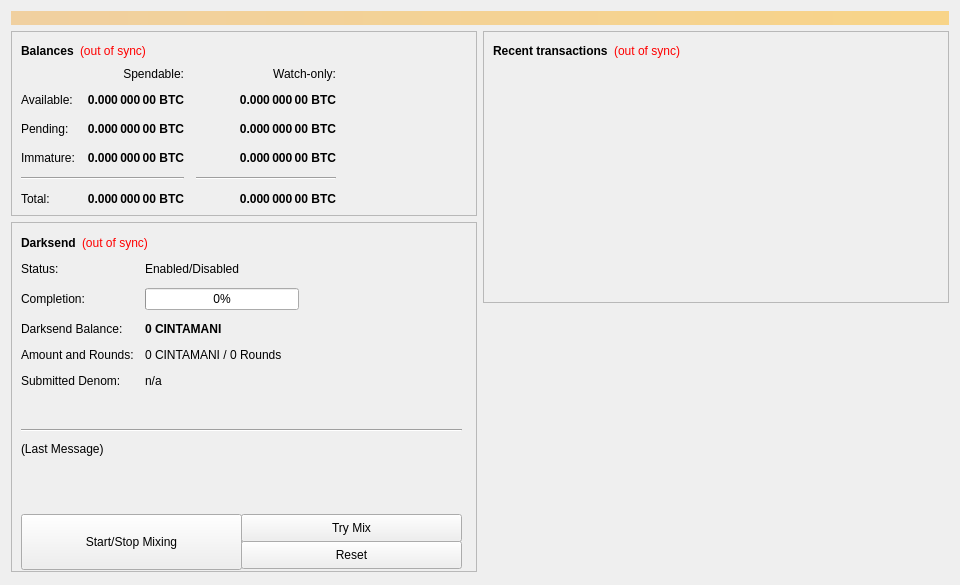
<?xml version="1.0" encoding="UTF-8"?>
<ui version="4.0">
 <class>OverviewPage</class>
 <widget class="QWidget" name="OverviewPage">
  <property name="geometry">
   <rect>
    <x>0</x>
    <y>0</y>
    <width>960</width>
    <height>585</height>
   </rect>
  </property>
  <property name="minimumSize">
   <size>
    <width>960</width>
    <height>0</height>
   </size>
  </property>
  <property name="windowTitle">
   <string>Form</string>
  </property>
  <layout class="QVBoxLayout" name="topLayout">
   <item>
    <widget class="QLabel" name="labelAlerts">
     <property name="visible">
      <bool>false</bool>
     </property>
     <property name="styleSheet">
      <string notr="true">background-color: qlineargradient(x1: 0, y1: 0, x2: 1, y2: 0, stop:0 #F0D0A0, stop:1 #F8D488); color:#000000;</string>
     </property>
     <property name="wordWrap">
      <bool>true</bool>
     </property>
     <property name="margin">
      <number>3</number>
     </property>
    </widget>
   </item>
   <item>
    <layout class="QHBoxLayout" name="horizontalLayout" stretch="1,1">
     <item>
      <layout class="QVBoxLayout" name="verticalLayout_2">
       <item>
        <widget class="QFrame" name="frame">
         <property name="frameShape">
          <enum>QFrame::StyledPanel</enum>
         </property>
         <property name="frameShadow">
          <enum>QFrame::Raised</enum>
         </property>
         <layout class="QVBoxLayout" name="verticalLayout_4">
          <item>
           <layout class="QHBoxLayout" name="horizontalLayout_4">
            <item>
             <widget class="QLabel" name="label_5">
              <property name="font">
               <font>
                <weight>75</weight>
                <bold>true</bold>
               </font>
              </property>
              <property name="text">
               <string>Balances</string>
              </property>
             </widget>
            </item>
            <item>
             <widget class="QLabel" name="labelWalletStatus">
              <property name="cursor">
               <cursorShape>WhatsThisCursor</cursorShape>
              </property>
              <property name="toolTip">
               <string>The displayed information may be out of date. Your wallet automatically synchronizes with the Cintamani network after a connection is established, but this process has not completed yet.</string>
              </property>
              <property name="styleSheet">
               <string notr="true">QLabel { color: red; }</string>
              </property>
              <property name="text">
               <string notr="true">(out of sync)</string>
              </property>
              <property name="alignment">
               <set>Qt::AlignLeading|Qt::AlignLeft|Qt::AlignVCenter</set>
              </property>
             </widget>
            </item>
            <item>
             <spacer name="horizontalSpacer_3">
              <property name="orientation">
               <enum>Qt::Horizontal</enum>
              </property>
              <property name="sizeHint" stdset="0">
               <size>
                <width>40</width>
                <height>20</height>
               </size>
              </property>
             </spacer>
            </item>
           </layout>
          </item>
          <item>
           <layout class="QGridLayout" name="gridLayout">
            <property name="spacing">
             <number>12</number>
            </property>
            <item row="2" column="2">
             <widget class="QLabel" name="labelWatchPending">
              <property name="font">
               <font>
                <weight>75</weight>
                <bold>true</bold>
               </font>
              </property>
              <property name="cursor">
               <cursorShape>IBeamCursor</cursorShape>
              </property>
              <property name="toolTip">
               <string>Unconfirmed transactions to watch-only addresses</string>
              </property>
              <property name="text">
               <string notr="true">0.000 000 00 BTC</string>
              </property>
              <property name="alignment">
               <set>Qt::AlignRight|Qt::AlignTrailing|Qt::AlignVCenter</set>
              </property>
              <property name="textInteractionFlags">
               <set>Qt::LinksAccessibleByMouse|Qt::TextSelectableByKeyboard|Qt::TextSelectableByMouse</set>
              </property>
             </widget>
            </item>
            <item row="2" column="1">
             <widget class="QLabel" name="labelUnconfirmed">
              <property name="font">
               <font>
                <weight>75</weight>
                <bold>true</bold>
               </font>
              </property>
              <property name="cursor">
               <cursorShape>IBeamCursor</cursorShape>
              </property>
              <property name="toolTip">
               <string>Total of transactions that have yet to be confirmed, and do not yet count toward the spendable balance</string>
              </property>
              <property name="text">
               <string notr="true">0.000 000 00 BTC</string>
              </property>
              <property name="alignment">
               <set>Qt::AlignRight|Qt::AlignTrailing|Qt::AlignVCenter</set>
              </property>
              <property name="textInteractionFlags">
               <set>Qt::LinksAccessibleByMouse|Qt::TextSelectableByKeyboard|Qt::TextSelectableByMouse</set>
              </property>
             </widget>
            </item>
            <item row="3" column="2">
             <widget class="QLabel" name="labelWatchImmature">
              <property name="font">
               <font>
                <weight>75</weight>
                <bold>true</bold>
               </font>
              </property>
              <property name="cursor">
               <cursorShape>IBeamCursor</cursorShape>
              </property>
              <property name="toolTip">
               <string>Mined balance in watch-only addresses that has not yet matured</string>
              </property>
              <property name="text">
               <string notr="true">0.000 000 00 BTC</string>
              </property>
              <property name="alignment">
               <set>Qt::AlignRight|Qt::AlignTrailing|Qt::AlignVCenter</set>
              </property>
              <property name="textInteractionFlags">
               <set>Qt::LinksAccessibleByMouse|Qt::TextSelectableByKeyboard|Qt::TextSelectableByMouse</set>
              </property>
             </widget>
            </item>
            <item row="4" column="0" colspan="2">
             <widget class="Line" name="lineSpendableBalance">
              <property name="orientation">
               <enum>Qt::Horizontal</enum>
              </property>
             </widget>
            </item>
            <item row="4" column="2">
             <widget class="Line" name="lineWatchBalance">
              <property name="sizePolicy">
               <sizepolicy hsizetype="Preferred" vsizetype="Fixed">
                <horstretch>0</horstretch>
                <verstretch>0</verstretch>
               </sizepolicy>
              </property>
              <property name="minimumSize">
               <size>
                <width>140</width>
                <height>0</height>
               </size>
              </property>
              <property name="orientation">
               <enum>Qt::Horizontal</enum>
              </property>
             </widget>
            </item>
            <item row="5" column="0">
             <widget class="QLabel" name="labelTotalText">
              <property name="text">
               <string>Total:</string>
              </property>
             </widget>
            </item>
            <item row="3" column="1">
             <widget class="QLabel" name="labelImmature">
              <property name="font">
               <font>
                <weight>75</weight>
                <bold>true</bold>
               </font>
              </property>
              <property name="cursor">
               <cursorShape>IBeamCursor</cursorShape>
              </property>
              <property name="toolTip">
               <string>Mined balance that has not yet matured</string>
              </property>
              <property name="text">
               <string notr="true">0.000 000 00 BTC</string>
              </property>
              <property name="alignment">
               <set>Qt::AlignRight|Qt::AlignTrailing|Qt::AlignVCenter</set>
              </property>
              <property name="textInteractionFlags">
               <set>Qt::LinksAccessibleByMouse|Qt::TextSelectableByKeyboard|Qt::TextSelectableByMouse</set>
              </property>
             </widget>
            </item>
            <item row="2" column="3">
             <spacer name="horizontalSpacer_2">
              <property name="orientation">
               <enum>Qt::Horizontal</enum>
              </property>
              <property name="sizeHint" stdset="0">
               <size>
                <width>40</width>
                <height>20</height>
               </size>
              </property>
             </spacer>
            </item>
            <item row="3" column="0">
             <widget class="QLabel" name="labelImmatureText">
              <property name="text">
               <string>Immature:</string>
              </property>
             </widget>
            </item>
            <item row="5" column="1">
             <widget class="QLabel" name="labelTotal">
              <property name="font">
               <font>
                <weight>75</weight>
                <bold>true</bold>
               </font>
              </property>
              <property name="cursor">
               <cursorShape>IBeamCursor</cursorShape>
              </property>
              <property name="toolTip">
               <string>Your current total balance</string>
              </property>
              <property name="text">
               <string notr="true">0.000 000 00 BTC</string>
              </property>
              <property name="alignment">
               <set>Qt::AlignRight|Qt::AlignTrailing|Qt::AlignVCenter</set>
              </property>
              <property name="textInteractionFlags">
               <set>Qt::LinksAccessibleByMouse|Qt::TextSelectableByKeyboard|Qt::TextSelectableByMouse</set>
              </property>
             </widget>
            </item>
            <item row="5" column="2">
             <widget class="QLabel" name="labelWatchTotal">
              <property name="font">
               <font>
                <weight>75</weight>
                <bold>true</bold>
               </font>
              </property>
              <property name="cursor">
               <cursorShape>IBeamCursor</cursorShape>
              </property>
              <property name="toolTip">
               <string>Current total balance in watch-only addresses</string>
              </property>
              <property name="text">
               <string notr="true">0.000 000 00 BTC</string>
              </property>
              <property name="alignment">
               <set>Qt::AlignRight|Qt::AlignTrailing|Qt::AlignVCenter</set>
              </property>
              <property name="textInteractionFlags">
               <set>Qt::LinksAccessibleByMouse|Qt::TextSelectableByKeyboard|Qt::TextSelectableByMouse</set>
              </property>
             </widget>
            </item>
            <item row="0" column="2">
             <widget class="QLabel" name="labelWatchonly">
              <property name="text">
               <string>Watch-only:</string>
              </property>
              <property name="alignment">
               <set>Qt::AlignRight|Qt::AlignTrailing|Qt::AlignVCenter</set>
              </property>
             </widget>
            </item>
            <item row="1" column="0">
             <widget class="QLabel" name="labelBalanceText">
              <property name="text">
               <string>Available:</string>
              </property>
             </widget>
            </item>
            <item row="1" column="1">
             <widget class="QLabel" name="labelBalance">
              <property name="font">
               <font>
                <weight>75</weight>
                <bold>true</bold>
               </font>
              </property>
              <property name="cursor">
               <cursorShape>IBeamCursor</cursorShape>
              </property>
              <property name="toolTip">
               <string>Your current spendable balance</string>
              </property>
              <property name="text">
               <string notr="true">0.000 000 00 BTC</string>
              </property>
              <property name="alignment">
               <set>Qt::AlignRight|Qt::AlignTrailing|Qt::AlignVCenter</set>
              </property>
              <property name="textInteractionFlags">
               <set>Qt::LinksAccessibleByMouse|Qt::TextSelectableByKeyboard|Qt::TextSelectableByMouse</set>
              </property>
             </widget>
            </item>
            <item row="1" column="2">
             <widget class="QLabel" name="labelWatchAvailable">
              <property name="font">
               <font>
                <weight>75</weight>
                <bold>true</bold>
               </font>
              </property>
              <property name="cursor">
               <cursorShape>IBeamCursor</cursorShape>
              </property>
              <property name="toolTip">
               <string>Your current balance in watch-only addresses</string>
              </property>
              <property name="text">
               <string notr="true">0.000 000 00 BTC</string>
              </property>
              <property name="alignment">
               <set>Qt::AlignRight|Qt::AlignTrailing|Qt::AlignVCenter</set>
              </property>
              <property name="textInteractionFlags">
               <set>Qt::LinksAccessibleByMouse|Qt::TextSelectableByKeyboard|Qt::TextSelectableByMouse</set>
              </property>
             </widget>
            </item>
            <item row="2" column="0">
             <widget class="QLabel" name="labelPendingText">
              <property name="text">
               <string>Pending:</string>
              </property>
             </widget>
            </item>
            <item row="0" column="1">
             <widget class="QLabel" name="labelSpendable">
              <property name="text">
               <string>Spendable:</string>
              </property>
              <property name="alignment">
               <set>Qt::AlignRight|Qt::AlignTrailing|Qt::AlignVCenter</set>
              </property>
             </widget>
            </item>
           </layout>
          </item>
         </layout>
        </widget>
       </item>
       <item>
        <widget class="QFrame" name="frameDarksend">
         <property name="minimumSize">
          <size>
           <width>0</width>
           <height>350</height>
          </size>
         </property>
         <property name="layoutDirection">
          <enum>Qt::LeftToRight</enum>
         </property>
         <property name="frameShape">
          <enum>QFrame::StyledPanel</enum>
         </property>
         <property name="frameShadow">
          <enum>QFrame::Raised</enum>
         </property>
         <widget class="QWidget" name="formLayoutWidget">
          <property name="geometry">
           <rect>
            <x>10</x>
            <y>40</y>
            <width>451</width>
            <height>161</height>
           </rect>
          </property>
          <layout class="QFormLayout" name="formLayout">
           <property name="fieldGrowthPolicy">
            <enum>QFormLayout::AllNonFixedFieldsGrow</enum>
           </property>
           <property name="horizontalSpacing">
            <number>11</number>
           </property>
           <property name="verticalSpacing">
            <number>12</number>
           </property>
           <item row="0" column="0">
            <widget class="QLabel" name="label_6">
             <property name="text">
              <string>Status:</string>
             </property>
            </widget>
           </item>
           <item row="1" column="0">
            <widget class="QLabel" name="label_7">
             <property name="text">
              <string>Completion:</string>
             </property>
            </widget>
           </item>
           <item row="1" column="1">
            <widget class="QProgressBar" name="darksendProgress">
             <property name="maximumSize">
              <size>
               <width>154</width>
               <height>16777215</height>
              </size>
             </property>
             <property name="value">
              <number>0</number>
             </property>
            </widget>
           </item>
           <item row="2" column="0">
            <widget class="QLabel" name="labelAnonymizedText">
             <property name="text">
              <string>Darksend Balance:</string>
             </property>
            </widget>
           </item>
           <item row="2" column="1">
            <widget class="QLabel" name="labelAnonymized">
             <property name="font">
              <font>
               <weight>75</weight>
               <bold>true</bold>
              </font>
             </property>
             <property name="text">
              <string notr="true">0 CINTAMANI</string>
             </property>
            </widget>
           </item>
           <item row="3" column="0">
            <widget class="QLabel" name="label_8">
             <property name="text">
              <string>Amount and Rounds:</string>
             </property>
            </widget>
           </item>
           <item row="3" column="1">
            <widget class="QLabel" name="labelAmountRounds">
             <property name="text">
              <string>0 CINTAMANI / 0 Rounds</string>
             </property>
            </widget>
           </item>
           <item row="4" column="0">
            <widget class="QLabel" name="label_9">
             <property name="text">
              <string>Submitted Denom:</string>
             </property>
            </widget>
           </item>
           <item row="4" column="1">
            <widget class="QLabel" name="labelSubmittedDenom">
             <property name="toolTip">
              <string>The denominations you submitted to the Masternode.&lt;br&gt;To mix, other users must submit the exact same denominations.</string>
             </property>
             <property name="text">
              <string>n/a</string>
             </property>
            </widget>
           </item>
           <item row="0" column="1">
            <widget class="QLabel" name="darksendEnabled">
             <property name="text">
              <string>Enabled/Disabled</string>
             </property>
            </widget>
           </item>
          </layout>
         </widget>
         <widget class="QPushButton" name="runAutoDenom">
          <property name="geometry">
           <rect>
            <x>251</x>
            <y>17</y>
            <width>1</width>
            <height>1</height>
           </rect>
          </property>
          <property name="palette">
           <palette>
            <active>
             <colorrole role="WindowText">
              <brush brushstyle="SolidPattern">
               <color alpha="255">
                <red>0</red>
                <green>0</green>
                <blue>0</blue>
               </color>
              </brush>
             </colorrole>
             <colorrole role="Button">
              <brush brushstyle="SolidPattern">
               <color alpha="255">
                <red>239</red>
                <green>238</green>
                <blue>238</blue>
               </color>
              </brush>
             </colorrole>
             <colorrole role="Light">
              <brush brushstyle="SolidPattern">
               <color alpha="255">
                <red>255</red>
                <green>255</green>
                <blue>255</blue>
               </color>
              </brush>
             </colorrole>
             <colorrole role="Midlight">
              <brush brushstyle="SolidPattern">
               <color alpha="255">
                <red>247</red>
                <green>246</green>
                <blue>246</blue>
               </color>
              </brush>
             </colorrole>
             <colorrole role="Dark">
              <brush brushstyle="SolidPattern">
               <color alpha="255">
                <red>119</red>
                <green>119</green>
                <blue>119</blue>
               </color>
              </brush>
             </colorrole>
             <colorrole role="Mid">
              <brush brushstyle="SolidPattern">
               <color alpha="255">
                <red>159</red>
                <green>159</green>
                <blue>159</blue>
               </color>
              </brush>
             </colorrole>
             <colorrole role="Text">
              <brush brushstyle="SolidPattern">
               <color alpha="255">
                <red>0</red>
                <green>0</green>
                <blue>0</blue>
               </color>
              </brush>
             </colorrole>
             <colorrole role="BrightText">
              <brush brushstyle="SolidPattern">
               <color alpha="255">
                <red>255</red>
                <green>255</green>
                <blue>255</blue>
               </color>
              </brush>
             </colorrole>
             <colorrole role="ButtonText">
              <brush brushstyle="SolidPattern">
               <color alpha="255">
                <red>0</red>
                <green>0</green>
                <blue>0</blue>
               </color>
              </brush>
             </colorrole>
             <colorrole role="Base">
              <brush brushstyle="SolidPattern">
               <color alpha="255">
                <red>255</red>
                <green>255</green>
                <blue>255</blue>
               </color>
              </brush>
             </colorrole>
             <colorrole role="Window">
              <brush brushstyle="SolidPattern">
               <color alpha="255">
                <red>239</red>
                <green>238</green>
                <blue>238</blue>
               </color>
              </brush>
             </colorrole>
             <colorrole role="Shadow">
              <brush brushstyle="SolidPattern">
               <color alpha="255">
                <red>0</red>
                <green>0</green>
                <blue>0</blue>
               </color>
              </brush>
             </colorrole>
             <colorrole role="AlternateBase">
              <brush brushstyle="SolidPattern">
               <color alpha="255">
                <red>247</red>
                <green>246</green>
                <blue>246</blue>
               </color>
              </brush>
             </colorrole>
             <colorrole role="ToolTipBase">
              <brush brushstyle="SolidPattern">
               <color alpha="255">
                <red>255</red>
                <green>255</green>
                <blue>220</blue>
               </color>
              </brush>
             </colorrole>
             <colorrole role="ToolTipText">
              <brush brushstyle="SolidPattern">
               <color alpha="255">
                <red>0</red>
                <green>0</green>
                <blue>0</blue>
               </color>
              </brush>
             </colorrole>
            </active>
            <inactive>
             <colorrole role="WindowText">
              <brush brushstyle="SolidPattern">
               <color alpha="255">
                <red>0</red>
                <green>0</green>
                <blue>0</blue>
               </color>
              </brush>
             </colorrole>
             <colorrole role="Button">
              <brush brushstyle="SolidPattern">
               <color alpha="255">
                <red>239</red>
                <green>238</green>
                <blue>238</blue>
               </color>
              </brush>
             </colorrole>
             <colorrole role="Light">
              <brush brushstyle="SolidPattern">
               <color alpha="255">
                <red>255</red>
                <green>255</green>
                <blue>255</blue>
               </color>
              </brush>
             </colorrole>
             <colorrole role="Midlight">
              <brush brushstyle="SolidPattern">
               <color alpha="255">
                <red>247</red>
                <green>246</green>
                <blue>246</blue>
               </color>
              </brush>
             </colorrole>
             <colorrole role="Dark">
              <brush brushstyle="SolidPattern">
               <color alpha="255">
                <red>119</red>
                <green>119</green>
                <blue>119</blue>
               </color>
              </brush>
             </colorrole>
             <colorrole role="Mid">
              <brush brushstyle="SolidPattern">
               <color alpha="255">
                <red>159</red>
                <green>159</green>
                <blue>159</blue>
               </color>
              </brush>
             </colorrole>
             <colorrole role="Text">
              <brush brushstyle="SolidPattern">
               <color alpha="255">
                <red>0</red>
                <green>0</green>
                <blue>0</blue>
               </color>
              </brush>
             </colorrole>
             <colorrole role="BrightText">
              <brush brushstyle="SolidPattern">
               <color alpha="255">
                <red>255</red>
                <green>255</green>
                <blue>255</blue>
               </color>
              </brush>
             </colorrole>
             <colorrole role="ButtonText">
              <brush brushstyle="SolidPattern">
               <color alpha="255">
                <red>0</red>
                <green>0</green>
                <blue>0</blue>
               </color>
              </brush>
             </colorrole>
             <colorrole role="Base">
              <brush brushstyle="SolidPattern">
               <color alpha="255">
                <red>255</red>
                <green>255</green>
                <blue>255</blue>
               </color>
              </brush>
             </colorrole>
             <colorrole role="Window">
              <brush brushstyle="SolidPattern">
               <color alpha="255">
                <red>239</red>
                <green>238</green>
                <blue>238</blue>
               </color>
              </brush>
             </colorrole>
             <colorrole role="Shadow">
              <brush brushstyle="SolidPattern">
               <color alpha="255">
                <red>0</red>
                <green>0</green>
                <blue>0</blue>
               </color>
              </brush>
             </colorrole>
             <colorrole role="AlternateBase">
              <brush brushstyle="SolidPattern">
               <color alpha="255">
                <red>247</red>
                <green>246</green>
                <blue>246</blue>
               </color>
              </brush>
             </colorrole>
             <colorrole role="ToolTipBase">
              <brush brushstyle="SolidPattern">
               <color alpha="255">
                <red>255</red>
                <green>255</green>
                <blue>220</blue>
               </color>
              </brush>
             </colorrole>
             <colorrole role="ToolTipText">
              <brush brushstyle="SolidPattern">
               <color alpha="255">
                <red>0</red>
                <green>0</green>
                <blue>0</blue>
               </color>
              </brush>
             </colorrole>
            </inactive>
            <disabled>
             <colorrole role="WindowText">
              <brush brushstyle="SolidPattern">
               <color alpha="255">
                <red>119</red>
                <green>119</green>
                <blue>119</blue>
               </color>
              </brush>
             </colorrole>
             <colorrole role="Button">
              <brush brushstyle="SolidPattern">
               <color alpha="255">
                <red>239</red>
                <green>238</green>
                <blue>238</blue>
               </color>
              </brush>
             </colorrole>
             <colorrole role="Light">
              <brush brushstyle="SolidPattern">
               <color alpha="255">
                <red>255</red>
                <green>255</green>
                <blue>255</blue>
               </color>
              </brush>
             </colorrole>
             <colorrole role="Midlight">
              <brush brushstyle="SolidPattern">
               <color alpha="255">
                <red>247</red>
                <green>246</green>
                <blue>246</blue>
               </color>
              </brush>
             </colorrole>
             <colorrole role="Dark">
              <brush brushstyle="SolidPattern">
               <color alpha="255">
                <red>119</red>
                <green>119</green>
                <blue>119</blue>
               </color>
              </brush>
             </colorrole>
             <colorrole role="Mid">
              <brush brushstyle="SolidPattern">
               <color alpha="255">
                <red>159</red>
                <green>159</green>
                <blue>159</blue>
               </color>
              </brush>
             </colorrole>
             <colorrole role="Text">
              <brush brushstyle="SolidPattern">
               <color alpha="255">
                <red>119</red>
                <green>119</green>
                <blue>119</blue>
               </color>
              </brush>
             </colorrole>
             <colorrole role="BrightText">
              <brush brushstyle="SolidPattern">
               <color alpha="255">
                <red>255</red>
                <green>255</green>
                <blue>255</blue>
               </color>
              </brush>
             </colorrole>
             <colorrole role="ButtonText">
              <brush brushstyle="SolidPattern">
               <color alpha="255">
                <red>119</red>
                <green>119</green>
                <blue>119</blue>
               </color>
              </brush>
             </colorrole>
             <colorrole role="Base">
              <brush brushstyle="SolidPattern">
               <color alpha="255">
                <red>239</red>
                <green>238</green>
                <blue>238</blue>
               </color>
              </brush>
             </colorrole>
             <colorrole role="Window">
              <brush brushstyle="SolidPattern">
               <color alpha="255">
                <red>239</red>
                <green>238</green>
                <blue>238</blue>
               </color>
              </brush>
             </colorrole>
             <colorrole role="Shadow">
              <brush brushstyle="SolidPattern">
               <color alpha="255">
                <red>0</red>
                <green>0</green>
                <blue>0</blue>
               </color>
              </brush>
             </colorrole>
             <colorrole role="AlternateBase">
              <brush brushstyle="SolidPattern">
               <color alpha="255">
                <red>239</red>
                <green>238</green>
                <blue>238</blue>
               </color>
              </brush>
             </colorrole>
             <colorrole role="ToolTipBase">
              <brush brushstyle="SolidPattern">
               <color alpha="255">
                <red>255</red>
                <green>255</green>
                <blue>220</blue>
               </color>
              </brush>
             </colorrole>
             <colorrole role="ToolTipText">
              <brush brushstyle="SolidPattern">
               <color alpha="255">
                <red>0</red>
                <green>0</green>
                <blue>0</blue>
               </color>
              </brush>
             </colorrole>
            </disabled>
           </palette>
          </property>
          <property name="focusPolicy">
           <enum>Qt::NoFocus</enum>
          </property>
          <property name="autoFillBackground">
           <bool>true</bool>
          </property>
          <property name="text">
           <string/>
          </property>
          <property name="flat">
           <bool>true</bool>
          </property>
         </widget>
         <widget class="QPushButton" name="toggleDarksend">
          <property name="geometry">
           <rect>
            <x>10</x>
            <y>292</y>
            <width>221</width>
            <height>56</height>
           </rect>
          </property>
          <property name="sizePolicy">
           <sizepolicy hsizetype="MinimumExpanding" vsizetype="Fixed">
            <horstretch>0</horstretch>
            <verstretch>0</verstretch>
           </sizepolicy>
          </property>
          <property name="text">
           <string>Start/Stop Mixing</string>
          </property>
         </widget>
         <widget class="Line" name="lineLastMessage">
          <property name="geometry">
           <rect>
            <x>10</x>
            <y>200</y>
            <width>441</width>
            <height>16</height>
           </rect>
          </property>
          <property name="orientation">
           <enum>Qt::Horizontal</enum>
          </property>
         </widget>
         <widget class="QLabel" name="darksendStatus">
          <property name="geometry">
           <rect>
            <x>10</x>
            <y>220</y>
            <width>451</width>
            <height>61</height>
           </rect>
          </property>
          <property name="minimumSize">
           <size>
            <width>288</width>
            <height>43</height>
           </size>
          </property>
          <property name="text">
           <string>(Last Message)</string>
          </property>
          <property name="alignment">
           <set>Qt::AlignLeading|Qt::AlignLeft|Qt::AlignTop</set>
          </property>
          <property name="wordWrap">
           <bool>true</bool>
          </property>
         </widget>
         <widget class="QPushButton" name="darksendAuto">
          <property name="geometry">
           <rect>
            <x>230</x>
            <y>292</y>
            <width>221</width>
            <height>28</height>
           </rect>
          </property>
          <property name="sizePolicy">
           <sizepolicy hsizetype="MinimumExpanding" vsizetype="Fixed">
            <horstretch>0</horstretch>
            <verstretch>0</verstretch>
           </sizepolicy>
          </property>
          <property name="toolTip">
           <string>Try to manually submit a Darksend request.</string>
          </property>
          <property name="text">
           <string>Try Mix</string>
          </property>
         </widget>
         <widget class="QPushButton" name="darksendReset">
          <property name="geometry">
           <rect>
            <x>230</x>
            <y>319</y>
            <width>221</width>
            <height>28</height>
           </rect>
          </property>
          <property name="sizePolicy">
           <sizepolicy hsizetype="MinimumExpanding" vsizetype="Fixed">
            <horstretch>0</horstretch>
            <verstretch>0</verstretch>
           </sizepolicy>
          </property>
          <property name="toolTip">
           <string>Reset the current status of Darksend (can interrupt Darksend if it's in the process of Mixing, which can cost you money!)</string>
          </property>
          <property name="autoFillBackground">
           <bool>false</bool>
          </property>
          <property name="text">
           <string>Reset</string>
          </property>
         </widget>
         <widget class="QWidget" name="layoutWidget">
          <property name="geometry">
           <rect>
            <x>10</x>
            <y>10</y>
            <width>431</width>
            <height>22</height>
           </rect>
          </property>
          <layout class="QHBoxLayout" name="horizontalLayout_5">
           <item>
            <widget class="QLabel" name="label_2">
             <property name="font">
              <font>
               <weight>75</weight>
               <bold>true</bold>
              </font>
             </property>
             <property name="text">
              <string>Darksend</string>
             </property>
            </widget>
           </item>
           <item>
            <widget class="QLabel" name="labelDarksendSyncStatus">
             <property name="toolTip">
              <string>The displayed information may be out of date. Your wallet automatically synchronizes with the Cintamani network after a connection is established, but this process has not completed yet.</string>
             </property>
             <property name="styleSheet">
              <string notr="true">QLabel { color: red; }</string>
             </property>
             <property name="text">
              <string notr="true">(out of sync)</string>
             </property>
             <property name="alignment">
              <set>Qt::AlignLeading|Qt::AlignLeft|Qt::AlignVCenter</set>
             </property>
            </widget>
           </item>
           <item>
            <spacer name="horizontalSpacer_4">
             <property name="orientation">
              <enum>Qt::Horizontal</enum>
             </property>
             <property name="sizeHint" stdset="0">
              <size>
               <width>40</width>
               <height>20</height>
              </size>
             </property>
            </spacer>
           </item>
          </layout>
         </widget>
        </widget>
       </item>
       <item>
        <spacer name="verticalSpacer">
         <property name="orientation">
          <enum>Qt::Vertical</enum>
         </property>
         <property name="sizeHint" stdset="0">
          <size>
           <width>20</width>
           <height>40</height>
          </size>
         </property>
        </spacer>
       </item>
      </layout>
     </item>
     <item>
      <layout class="QVBoxLayout" name="verticalLayout_3">
       <item>
        <widget class="QFrame" name="frame_2">
         <property name="frameShape">
          <enum>QFrame::StyledPanel</enum>
         </property>
         <property name="frameShadow">
          <enum>QFrame::Raised</enum>
         </property>
         <layout class="QVBoxLayout" name="verticalLayout">
          <item>
           <layout class="QHBoxLayout" name="horizontalLayout_2">
            <item>
             <widget class="QLabel" name="label_4">
              <property name="font">
               <font>
                <weight>75</weight>
                <bold>true</bold>
               </font>
              </property>
              <property name="text">
               <string>Recent transactions</string>
              </property>
             </widget>
            </item>
            <item>
             <widget class="QLabel" name="labelTransactionsStatus">
              <property name="cursor">
               <cursorShape>WhatsThisCursor</cursorShape>
              </property>
              <property name="toolTip">
               <string>The displayed information may be out of date. Your wallet automatically synchronizes with the Cintamani network after a connection is established, but this process has not completed yet.</string>
              </property>
              <property name="styleSheet">
               <string notr="true">QLabel { color: red; }</string>
              </property>
              <property name="text">
               <string notr="true">(out of sync)</string>
              </property>
              <property name="alignment">
               <set>Qt::AlignRight|Qt::AlignTrailing|Qt::AlignVCenter</set>
              </property>
             </widget>
            </item>
            <item>
             <spacer name="horizontalSpacer">
              <property name="orientation">
               <enum>Qt::Horizontal</enum>
              </property>
              <property name="sizeHint" stdset="0">
               <size>
                <width>40</width>
                <height>20</height>
               </size>
              </property>
             </spacer>
            </item>
           </layout>
          </item>
          <item>
           <widget class="QListView" name="listTransactions">
            <property name="styleSheet">
             <string notr="true">QListView { background: transparent; }</string>
            </property>
            <property name="frameShape">
             <enum>QFrame::NoFrame</enum>
            </property>
            <property name="verticalScrollBarPolicy">
             <enum>Qt::ScrollBarAlwaysOff</enum>
            </property>
            <property name="horizontalScrollBarPolicy">
             <enum>Qt::ScrollBarAlwaysOff</enum>
            </property>
            <property name="selectionMode">
             <enum>QAbstractItemView::NoSelection</enum>
            </property>
           </widget>
          </item>
         </layout>
        </widget>
       </item>
       <item>
        <spacer name="verticalSpacer_2">
         <property name="orientation">
          <enum>Qt::Vertical</enum>
         </property>
         <property name="sizeHint" stdset="0">
          <size>
           <width>20</width>
           <height>40</height>
          </size>
         </property>
        </spacer>
       </item>
      </layout>
     </item>
    </layout>
   </item>
  </layout>
 </widget>
 <resources/>
 <connections/>
</ui>
